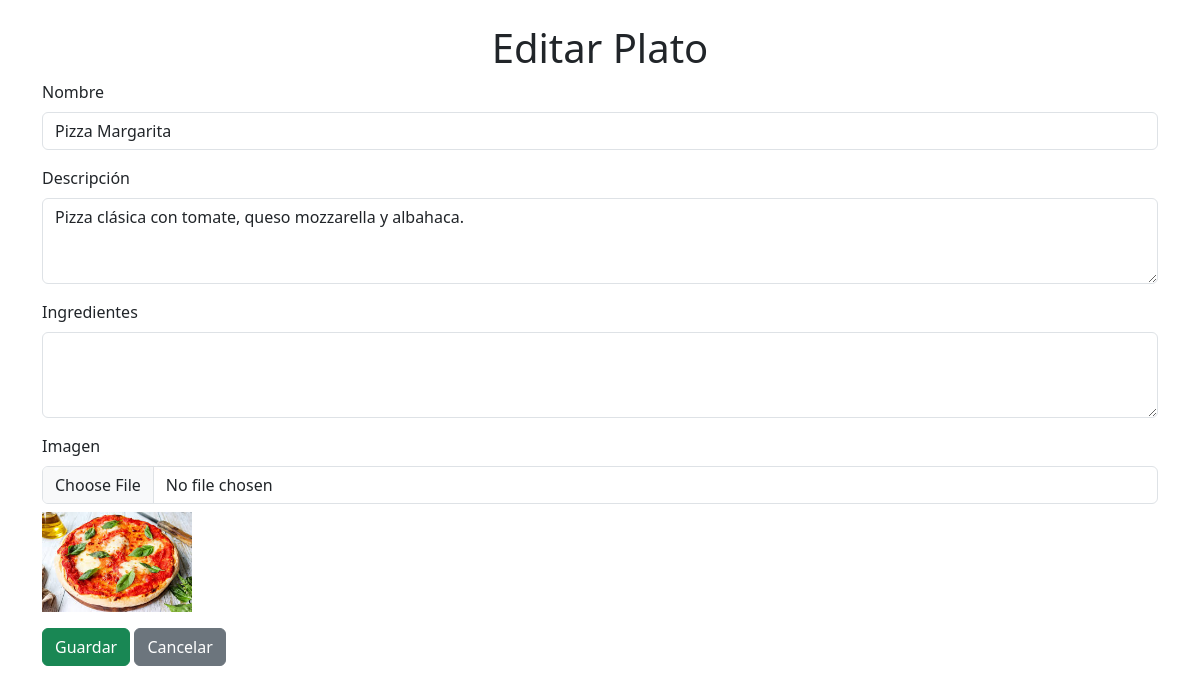
Page /formulario.php?id=1 on the earlier database version.
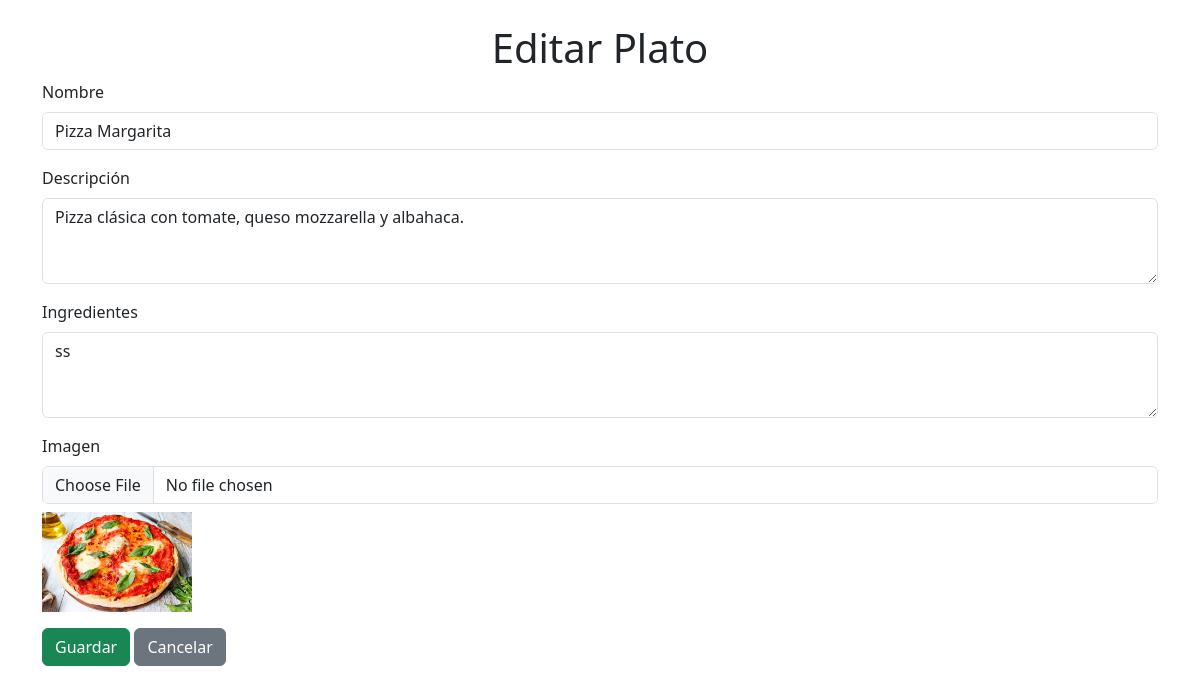
Same page on the later database version.
### tables this page shows
CREATE TABLE `platos` (
  `id` int(11) NOT NULL,
  `nombre` varchar(255) NOT NULL,
  `descripcion` text DEFAULT NULL,
  `ingredientes` text DEFAULT NULL,
  `imagen_url` varchar(255) DEFAULT NULL,
  `creado_en` timestamp NOT NULL DEFAULT current_timestamp()
);

### formulario.php (the view, shortened to what this page needs)
<?php
include 'conexion.php';
$id = isset($_GET['id']) ? $_GET['id'] : '';
$nombre = '';
$descripcion = '';
$ingredientes = '';
$imagen_url = '';
if ($id) {
    $sql = "SELECT * FROM platos WHERE id = $id";
    $resultado = $conexion->query($sql);
    if ($fila = $resultado->fetch_assoc()) {
        $nombre = $fila['nombre'];
        $descripcion = $fila['descripcion'];
        $ingredientes = $fila['ingredientes'];
        $imagen_url = $fila['imagen_url'];
    }
}
?>
<!DOCTYPE html>
<html lang="es">
<head>
    <link href="https://cdn.jsdelivr.net/npm/bootstrap@5.3.0/dist/css/bootstrap.min.css" rel="stylesheet">
</head>
<body>
<div class="container mt-4">
    <h1 class="text-center"><?php echo $id ? 'Editar' : 'Agregar'; ?> Plato</h1>
    <form action="" method="POST" enctype="multipart/form-data">
        <div class="mb-3">
            <label for="nombre" class="form-label">Nombre</label>
            <input type="text" name="nombre" class="form-control" value="<?php echo $nombre; ?>" required>
        </div>
        <div class="mb-3">
            <label for="descripcion" class="form-label">Descripción</label>
            <textarea name="descripcion" class="form-control" rows="3"><?php echo $descripcion; ?></textarea>
        </div>
        <div class="mb-3">
            <label for="ingredientes" class="form-label">Ingredientes</label>
            <textarea name="ingredientes" class="form-control" rows="3"><?php echo $ingredientes; ?></textarea>
        </div>
        <div class="mb-3">
            <label for="imagen" class="form-label">Imagen</label>
            <input type="file" name="imagen" class="form-control">
            <?php if ($imagen_url): ?>
                <img src="<?php echo $imagen_url; ?>" alt="Imagen actual" class="mt-2" style="width: 150px;">
            <?php endif; ?>
        </div>
        <button type="submit" class="btn btn-success">Guardar</button>
        <a href="index.php" class="btn btn-secondary">Cancelar</a>
    </form>
</div>
</body>
</html>

Differences in the rows shown:
changed platos "Pizza Margarita": ingredientes (not shown) → "ss"
